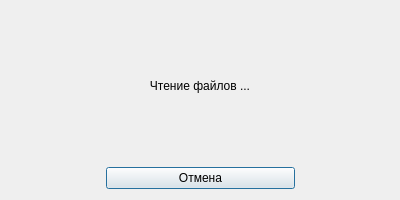
<?xml version="1.0" encoding="UTF-8"?>
<ui version="4.0">
 <class>DataReadDialog</class>
 <widget class="QDialog" name="DataReadDialog">
  <property name="geometry">
   <rect>
    <x>0</x>
    <y>0</y>
    <width>400</width>
    <height>200</height>
   </rect>
  </property>
  <property name="maximumSize">
   <size>
    <width>400</width>
    <height>200</height>
   </size>
  </property>
  <property name="windowTitle">
   <string>Dialog</string>
  </property>
  <layout class="QVBoxLayout" name="verticalLayout_2">
   <item>
    <layout class="QVBoxLayout" name="verticalLayout">
     <item>
      <spacer name="verticalSpacer_2">
       <property name="orientation">
        <enum>Qt::Orientation::Vertical</enum>
       </property>
       <property name="sizeHint" stdset="0">
        <size>
         <width>20</width>
         <height>117</height>
        </size>
       </property>
      </spacer>
     </item>
     <item>
      <widget class="QLabel" name="lbl">
       <property name="sizePolicy">
        <sizepolicy hsizetype="Preferred" vsizetype="Preferred">
         <horstretch>0</horstretch>
         <verstretch>0</verstretch>
        </sizepolicy>
       </property>
       <property name="text">
        <string>Чтение файлов ...</string>
       </property>
       <property name="alignment">
        <set>Qt::AlignmentFlag::AlignCenter</set>
       </property>
      </widget>
     </item>
     <item>
      <spacer name="verticalSpacer">
       <property name="orientation">
        <enum>Qt::Orientation::Vertical</enum>
       </property>
       <property name="sizeHint" stdset="0">
        <size>
         <width>20</width>
         <height>116</height>
        </size>
       </property>
      </spacer>
     </item>
    </layout>
   </item>
   <item>
    <layout class="QHBoxLayout" name="horizontalLayout" stretch="1,2,1">
     <property name="spacing">
      <number>0</number>
     </property>
     <item>
      <spacer name="horizontalSpacer">
       <property name="orientation">
        <enum>Qt::Orientation::Horizontal</enum>
       </property>
       <property name="sizeHint" stdset="0">
        <size>
         <width>40</width>
         <height>20</height>
        </size>
       </property>
      </spacer>
     </item>
     <item>
      <widget class="QPushButton" name="btn_close">
       <property name="maximumSize">
        <size>
         <width>200</width>
         <height>16777215</height>
        </size>
       </property>
       <property name="text">
        <string>Отмена</string>
       </property>
      </widget>
     </item>
     <item>
      <spacer name="horizontalSpacer_2">
       <property name="orientation">
        <enum>Qt::Orientation::Horizontal</enum>
       </property>
       <property name="sizeHint" stdset="0">
        <size>
         <width>40</width>
         <height>20</height>
        </size>
       </property>
      </spacer>
     </item>
    </layout>
   </item>
  </layout>
 </widget>
 <resources/>
 <connections/>
</ui>
